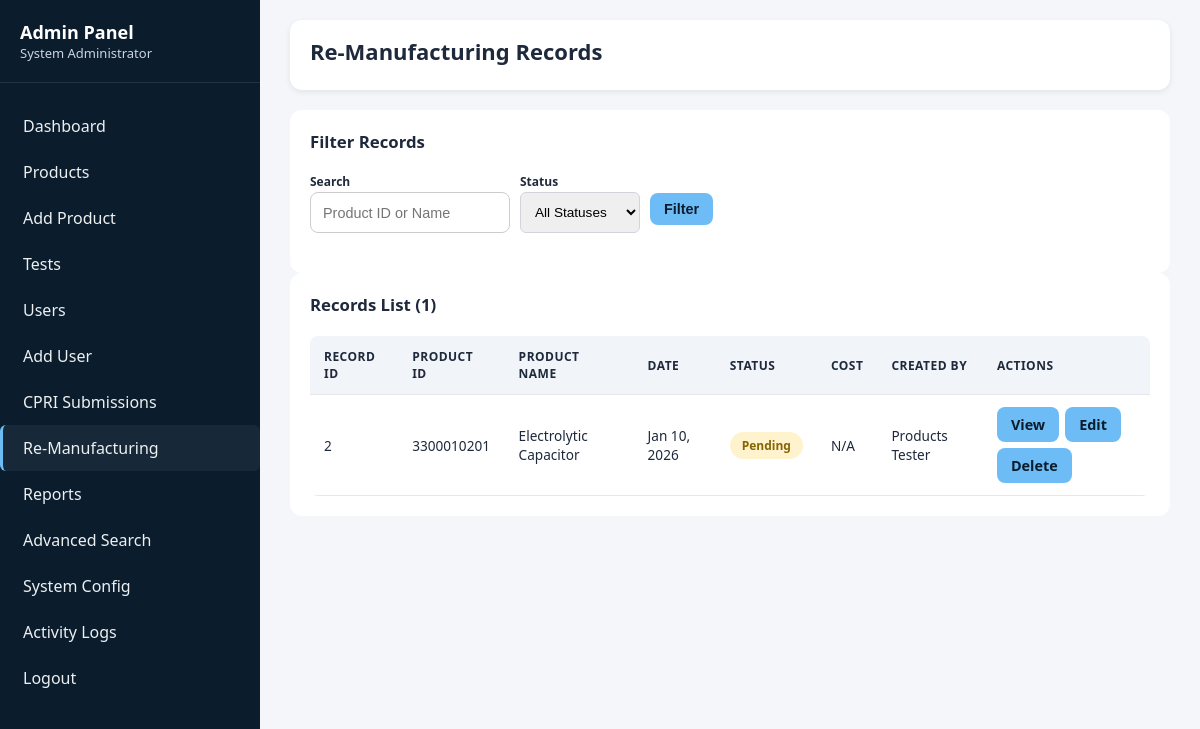
/backend/admin/remanufacturing/list.php (signed in), run on the app's committed database.
### tables this page shows
CREATE TABLE `remanufacturing_records` (
  `remanufacturing_id` int(11) NOT NULL,
  `product_id` varchar(10) NOT NULL,
  `original_test_id` varchar(12) DEFAULT NULL,
  `remanufacturing_date` date NOT NULL,
  `reason` text NOT NULL,
  `cost` decimal(10,2) DEFAULT NULL,
  `completed_date` date DEFAULT NULL,
  `new_product_id` varchar(10) DEFAULT NULL,
  `status` enum('Pending','In Progress','Completed') DEFAULT 'Pending',
  `remarks` text DEFAULT NULL,
  `created_by` int(11) NOT NULL,
  `created_at` timestamp NOT NULL DEFAULT current_timestamp()
);

CREATE TABLE `products` (
  `product_id` varchar(10) NOT NULL,
  `product_type_id` int(11) NOT NULL,
  `product_name` varchar(150) NOT NULL,
  `product_code` varchar(6) NOT NULL,
  `revision_number` varchar(2) NOT NULL,
  `manufacturing_number` varchar(2) NOT NULL,
  `batch_number` varchar(50) DEFAULT NULL,
  `manufacturing_date` date NOT NULL,
  `quantity` int(11) DEFAULT 1,
  `specifications` text DEFAULT NULL,
  `current_status` enum('In Testing','Passed','Failed','Re-Manufacturing','Sent to CPRI') DEFAULT 'In Testing',
  `cpri_submission_date` date DEFAULT NULL,
  `remarks` text DEFAULT NULL,
  `created_by` int(11) NOT NULL,
  `created_at` timestamp NOT NULL DEFAULT current_timestamp(),
  `updated_at` timestamp NOT NULL DEFAULT current_timestamp() ON UPDATE current_timestamp()
);

CREATE TABLE `users` (
  `user_id` int(11) NOT NULL,
  `username` varchar(50) NOT NULL,
  `password` varchar(255) NOT NULL,
  `full_name` varchar(100) NOT NULL,
  `email` varchar(100) NOT NULL,
  `phone` varchar(15) DEFAULT NULL,
  `user_type` enum('Admin','Tester','Supervisor') NOT NULL,
  `is_active` tinyint(1) DEFAULT 1,
  `created_at` timestamp NOT NULL DEFAULT current_timestamp(),
  `last_login` timestamp NULL DEFAULT NULL
);

### backend/admin/remanufacturing/list.php (the view, shortened to what this page needs)
<?php
require_once '../../config/database.php';
$search_term = $_GET['search'] ?? '';
$query = "SELECT r.*, p.product_name, u.full_name as created_by_name
          FROM remanufacturing_records r
          JOIN products p ON r.product_id = p.product_id
          JOIN users u ON r.created_by = u.user_id
          WHERE 1=1";
$query .= " ORDER BY r.remanufacturing_date DESC";
$stmt = $conn->prepare($query);
$stmt->execute();
$records = $stmt->get_result()->fetch_all(MYSQLI_ASSOC);
?>
<!DOCTYPE html>
<html lang="en">
<head>
    <link rel="stylesheet" href="../../supervisor/public/style.css">
</head>
<body>
    <div class="dashboard-container">
        <aside class="sidebar">
            <div class="sidebar-header">
                <h2>Admin Panel</h2>
                <p><?php echo htmlspecialchars($_SESSION['full_name']); ?></p>
            </div>
            <ul class="sidebar-menu">
                <li><a href="../index.php">Dashboard</a></li>
                <li><a href="../products/list.php">Products</a></li>
                <li><a href="../products/add.php">Add Product</a></li>
                <li><a href="../tests/list.php">Tests</a></li>
                <li><a href="../users/list.php">Users</a></li>
                <li><a href="../users/add.php">Add User</a></li>
                <li><a href="../cpri/list.php">CPRI Submissions</a></li>
                <li><a href="list.php" class="active">Re-Manufacturing</a></li>
                <li><a href="../reports/index.php">Reports</a></li>
                <li><a href="../search.php">Advanced Search</a></li>
                <li><a href="../config.php">System Config</a></li>
                <li><a href="../logs.php">Activity Logs</a></li>
                <li><a href="../../logout.php">Logout</a></li>
            </ul>
        </aside>
        <main class="main-content">
            <div class="top-bar">
                <h1>Re-Manufacturing Records</h1>
            </div>
            <div class="content-section">
                <h2 style="margin-bottom: 20px;">Filter Records</h2>
                <form method="GET" action="">
                    <div class="filters">
                        <div class="filter-group">
                            <label>Search</label>
                            <input type="text" name="search" value="<?php echo htmlspecialchars($search_term); ?>" placeholder="Product ID or Name">
                        </div>
                        <div class="filter-group">
                            <label>Status</label>
                            <select name="status">
                                <option value="">All Statuses</option>
                            </select>
                        </div>
                        <div class="filter-group" style="display: flex; align-items: flex-end;">
                            <button type="submit" class="btn btn-primary" style="width: 100%;">Filter</button>
                        </div>
                    </div>
                </form>
            </div>
            <div class="content-section">
                <h2 style="margin-bottom: 20px;">Records List (<?php echo count($records); ?>)</h2>
                <div class="table-responsive">
                    <?php if (count($records) > 0): ?>
                    <table>
                        <thead>
                            <tr>
                                <th>Record ID</th>
                                <th>Product ID</th>
                                <th>Product Name</th>
                                <th>Date</th>
                                <th>Status</th>
                                <th>Cost</th>
                                <th>Created By</th>
                                <th>Actions</th>
                            </tr>
                        </thead>
                        <tbody>
                            <?php foreach ($records as $record): ?>
                            <tr>
                                <td><?php echo $record['remanufacturing_id']; ?></td>
                                <td><?php echo htmlspecialchars($record['product_id']); ?></td>
                                <td><?php echo htmlspecialchars($record['product_name']); ?></td>
                                <td><?php echo date('M d, Y', strtotime($record['remanufacturing_date'])); ?></td>
                                <td>
                                    <?php
                                    $badge_class = 'badge-warning';
                                    ?>
                                    <span class="badge <?php echo $badge_class; ?>"><?php echo $record['status']; ?></span>
                                </td>
                                <td><?php echo $record['cost'] ? '₹' . number_format($record['cost'], 2) : 'N/A'; ?></td>
                                <td><?php echo htmlspecialchars($record['created_by_name']); ?></td>
                                <td>
                                    <div class="action-group">
                                        <a href="view.php?id=<?php echo $record['remanufacturing_id']; ?>" class="btn btn-view">View</a>
                                        <a href="edit.php?id=<?php echo $record['remanufacturing_id']; ?>" class="btn btn-edit">Edit</a>
                                        <a href="list.php?delete=<?php echo $record['remanufacturing_id']; ?>" class="btn btn-delete confirm-delete" data-msg="Are you sure you want to delete this record?">Delete</a>
                                    </div>
                                </td>
                            </tr>
                            <?php endforeach; ?>
                        </tbody>
                    </table>
                    <?php else: ?>
                    <p style="text-align: center; padding: 40px; color: #7f8c8d;">No remanufacturing records found.</p>
                    <?php endif; ?>
                </div>
            </div>
        </main>
    </div>
</body>
</html>

### backend/admin/remanufacturing/list.php (style rules this page uses)
:root { --navy: #0b1c2d; --text: #1e293b; --accent: #6dbcf6; --success: #d4edda; --success-text: #155724; --info: #d1ecf1; --info-text: #0c5460; --warning: #fff3cd; --warning-text: #856404; --danger: #f8d7da; --danger-text: #721c24; --light: #f1f5f9; }
.main-content { flex-grow: 1; padding: 20px 30px; overflow-x: hidden; }
.top-bar { margin-bottom: 20px; }
.table-responsive { width: 100%; overflow-x: auto; border-radius: 8px; }
table { width: 100%; border-collapse: collapse; min-width: 900px; background: #fff; }
th, td { padding: 12px 14px; font-size: 0.85rem; text-align: left; vertical-align: middle; border-bottom: 1px solid #e5e7eb; }
th { background: var(--light); font-size: 0.75rem; text-transform: uppercase; letter-spacing: 0.04em; }
.badge { display: inline-block; padding: 5px 12px; border-radius: 14px; font-size: 0.75rem; font-weight: 600; white-space: nowrap; }
.badge-warning { background: var(--warning); color: var(--warning-text); }
.action-group { display: flex; gap: 6px; flex-wrap: wrap; }
.btn { padding: 6px 12px; font-size: 0.75rem; border-radius: 6px; text-decoration: none; font-weight: 600; transition: all 0.25s ease; text-align: center; }
.btn-view { background: #e0f2fe; color: #0369a1; }
.btn-edit { background: #ecfeff; color: #0f766e; }
.btn-delete { background: #fee2e2; color: #991b1b; }
.filters { display: flex; flex-wrap: wrap; gap: 10px; align-items: flex-end; }
.filter-group { display: flex; flex-direction: column; flex-grow: 0; flex-shrink: 0; flex-basis: auto; max-width: 230px; min-width: 0; margin: 0; height: 60px; }
.filter-group label { font-size: 0.75rem; font-weight: 600; margin-bottom: 2px; }
.filter-group input, .filter-group select { max-width: 200px; padding: 6px 10px; font-size: 0.85rem; border-radius: 6px; border: 1px solid #d1d5db; box-sizing: border-box; }
.filter-group button { padding: 7px 12px; font-size: 0.85rem; border-radius: 6px; cursor: pointer; width: 100%; max-width: 150px; margin-top :20px!important; }

### data on the page
remanufacturing_records: remanufacturing_id "2", product "3300010201", product.product_name "Electrolytic Capacitor", remanufacturing_date "Jan 10, 2026", status "Pending", shows "N/A", created_by.full_name "Products Tester"

### other printed values
$_SESSION['full_name'] "System Administrator"
count($records) "1"
